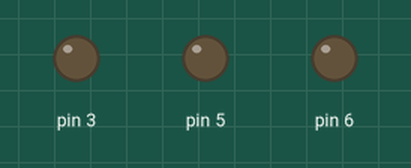
Simulated run of this sketch. Board: Arduino Uno, built with avr-gcc and run on an emulated ATmega328P. Shown: output pins drawn as LEDs (lit = HIGH).

Above: at 0.12 s.
At 9.87 s:
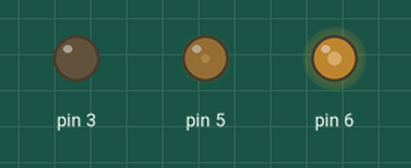
At 19.87 s:
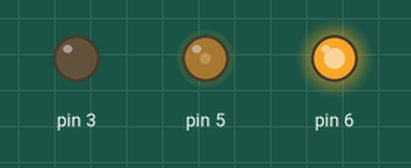
At 39.87 s:
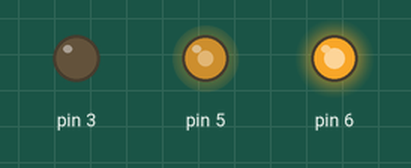
Timing chart, 0 to 40.0 s (numbered marks = the images above):
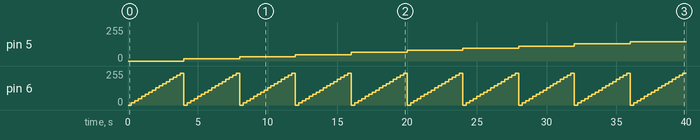

Measured:
- by itself, pin 5: moves from 0/255 to 144/255 over 32.0 s
- by itself, pin 6: repeats every 4.0 s: 32/255 0.25 s, 48/255 0.25 s, 64/255 0.25 s, 80/255 0.25 s, 96/255 0.25 s, 112/255 0.25 s, 128/255 0.25 s, 144/255 0.25 s, 160/255 0.25 s, 176/255 0.25 s, 192/255 0.25 s, 208/255 0.25 s, 224/255 0.25 s, 240/255 0.25 s, 0/255 0.25 s, 16/255 0.25 s

The sketch:

experience_6.ino
```cpp
void setup() {
  // initialize digital pin LED_BUILTIN as an output.
  pinMode(3, OUTPUT);
  pinMode(5, OUTPUT);
  pinMode(6, OUTPUT);
}
void loop() {
  for (int i=0; i <= 255; i+=16) {
    analogWrite(3, i);
    for (int j=0; j <= 255; j+=16) {
      analogWrite(5, j);
      for (int k=0; k <= 255; k+=16) {
        analogWrite(6, k);
        delay(250);
      }
    }
  }
}
```
